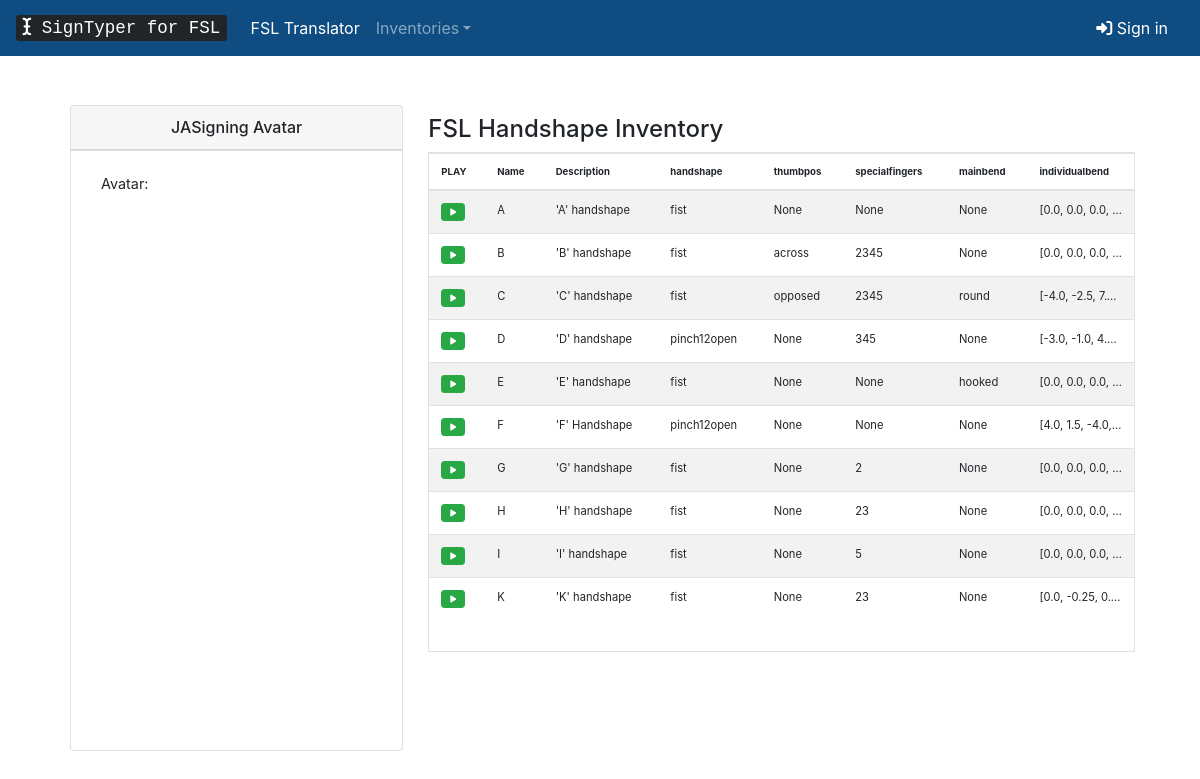
The page /handshapes/ on the database as committed earlier.
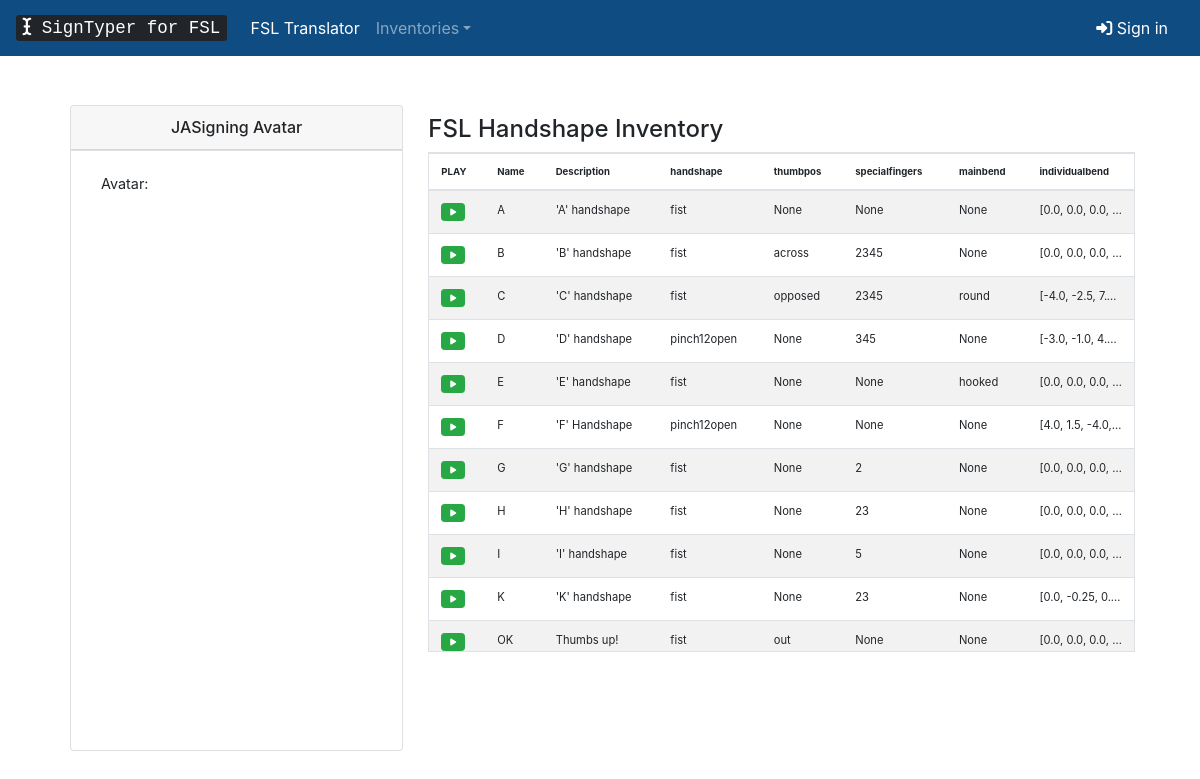
The same page on the database as committed later.
### inventory/models.py (models this page shows, shortened)
class Handshape(models.Model):
	name = models.CharField(max_length=200, verbose_name='Name')
	description = models.TextField(verbose_name='Description')
	created_date = models.DateTimeField(default=timezone.now, verbose_name='Date')
	handshape = models.CharField(max_length=20, verbose_name='Handshape', default="None")
	thumbpos = models.CharField(max_length=20, verbose_name='Thumb Position', default="None")
	specialfingers = models.CharField(max_length=20, verbose_name='Special Fingers', default="None")
	mainbend = models.CharField(max_length=20, verbose_name='Main Bend', default="None")
	bend1_1 = models.FloatField(default=0)
	bend1_2 = models.FloatField(default=0)
	bend1_3 = models.FloatField(default=0)
	bend1_4 = models.FloatField(default=0)
	bend1_5 = models.FloatField(default=0)
	bend2_1 = models.FloatField(default=0)
	bend2_2 = models.FloatField(default=0)
	bend2_3 = models.FloatField(default=0)
	bend2_4 = models.FloatField(default=0)
	bend3_1 = models.FloatField(default=0)
	bend3_2 = models.FloatField(default=0)
	bend3_3 = models.FloatField(default=0)
	bend3_4 = models.FloatField(default=0)
	bend4_1 = models.FloatField(default=0)
	bend4_2 = models.FloatField(default=0)
	bend4_3 = models.FloatField(default=0)
	bend4_4 = models.FloatField(default=0)
	bend5_1 = models.FloatField(default=0)
	bend5_2 = models.FloatField(default=0)
	bend5_3 = models.FloatField(default=0)
	bend5_4 = models.FloatField(default=0)
	sigml = models.TextField(default="<sigml></sigml>")
	class Meta:
		ordering = ['name']

### inventory/views.py (the view)
# urls.py: path('handshapes/', views.handshape_list, name='handshape_list'),
def handshape_list(request):
	handshapes = Handshape.objects.all()
	context = { 'handshapes' : handshapes }
	return render(request, 'inventory/handshape_list.html', context)

### inventory/templates/inventory/handshape_list.html (shortened to what this page needs)
{% extends 'inventory/base.html' %}
{% block content %}
			<div class="row" style="padding: 20px;">
				<div class="col col-lg-4">
					<div class="card text-center">
						<h6 class="card-header">JASigning Avatar</h6>
						<div style="height: 600px;">
							<div class="card-footer bg-transparent">
								<div style="display: flex; align-items: center; justify-content: center; padding: 10px;">
										Avatar:
									</div>
							</div>
						</div>
					</div>
				</div>
				<div class="col col-lg" style="padding:10px;">
					<h4>FSL Handshape Inventory</h4>
					<div class="border" style="height:500px;overflow-y: scroll;">
						<table class="table table-striped">
						<thead style="font-size: 0.6rem;">
							<tr>
								<th scope="col">PLAY</th>
								<th scope="col">Name</th>
								<th scope="col">Description</th>
								<th scope="col">handshape</th>
								<th scope="col">thumbpos</th>
								<th scope="col">specialfingers</th>
								<th scope="col">mainbend</th>
								<th scope="col">individualbend</th>
							</tr>
						</thead>
						<tbody>
							{% for hs in handshapes %}
							<tr>
								<td><button class="btn btn-sm btn-success" style="font-size: 0.5rem;" onclick="writesigml('{{ hs.sigml }}');"><i class="fas fa-play"></i></button></td>
								<td>{{ hs.name }}</td>
								<td>{{ hs.description }}</td>
								<td>{{ hs.handshape }}</td>
								<td>{{ hs.thumbpos }}</td>
								<td>{% if hs.specialfingers == "" %}None{% else %}{{ hs.specialfingers }}{% endif %}</td>
								<td>{{ hs.mainbend }}</td>
								<td style="white-space: nowrap; text-overflow:ellipsis; overflow: hidden; max-width:1px;">
									[{{ hs.bend1_1}}, {{ hs.bend1_2}}, {{ hs.bend1_3}}, {{ hs.bend1_4}}, {{ hs.bend1_5}}],
								</td>
							</tr>
							{% endfor %}
						</tbody>
						</table>
					</div>
				</div>
			</div>
{% endblock %}

Rows that differ between the two databases and show on the page:
added Handshape: name "OK", description "Thumbs up!", handshape "fist", thumbpos "out", specialfingers "None", mainbend "None", bend1_1 "0.0", bend1_2 "0.0", bend1_3 "0.0"
